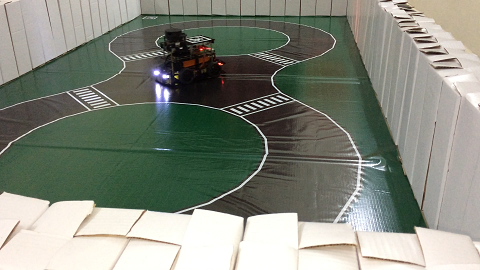
//> input picture HW3/Tanmay/img_before.png, 480 x 270 px
$ ./Q6   (built with g++ and OpenCV 4)
//> lines starting //> are read from the running program, lines starting //| are printed output that depends on the picture
#include <iostream>
#include <opencv2/opencv.hpp>

using namespace std; // Include the "std" namespace

int main() {
    cv::Mat inputImage = cv::imread("img_before.png");
//> inputImage is the input picture: 270 rows x 480 cols, CV_8UC3; mean B, G, R 125.7, 137, 133
    if (inputImage.empty()) {
        cerr << "Could not open or find the image." << endl;
        return -1;
    }

    cv::Mat outputImage;

    // Define bilateral filter parameters
    int diameter = 50;       // Diameter of the pixel neighborhood
    double sigmaColor = 75;  // Filter sigma in the color space
    double sigmaSpace = 75;  // Filter sigma in the coordinate space

    // Apply bilateral filter
    cv::bilateralFilter(inputImage, outputImage, diameter, sigmaColor, sigmaSpace);
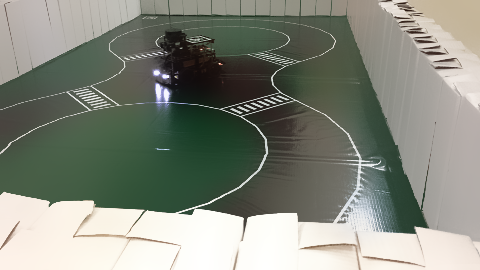
//> outputImage: 270 rows x 480 cols, CV_8UC3; mean B, G, R 125.9, 137.3, 133

    // Save the filtered image
    cv::imwrite("img_after.png", outputImage);

    // Display the input and output images side-by-side
    cv::Mat sideBySide(inputImage.rows, inputImage.cols * 2, inputImage.type());
    inputImage.copyTo(sideBySide(cv::Rect(0, 0, inputImage.cols, inputImage.rows)));
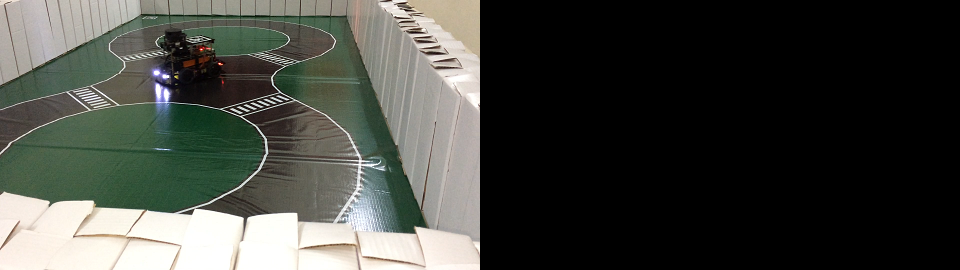
//> sideBySide: 270 rows x 960 cols, CV_8UC3; mean B, G, R 62.9, 68.5, 66.5
    outputImage.copyTo(sideBySide(cv::Rect(inputImage.cols, 0, outputImage.cols, outputImage.rows)));
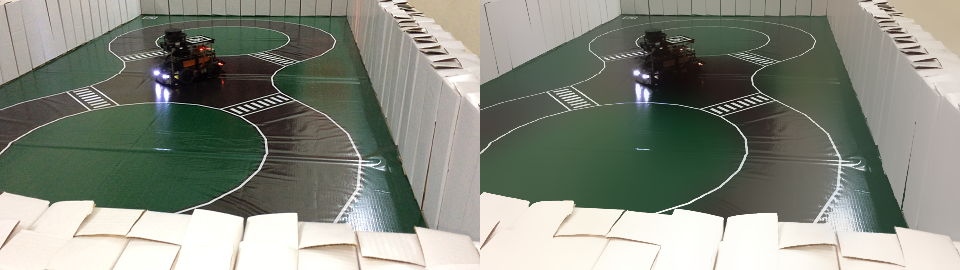
//> sideBySide: 270 rows x 960 cols, CV_8UC3; mean B, G, R 125.8, 137.1, 133

    cv::namedWindow("Input and Output Images", cv::WINDOW_NORMAL);
    cv::imshow("Input and Output Images", sideBySide);
    cv::waitKey(0);

    return 0;
}
